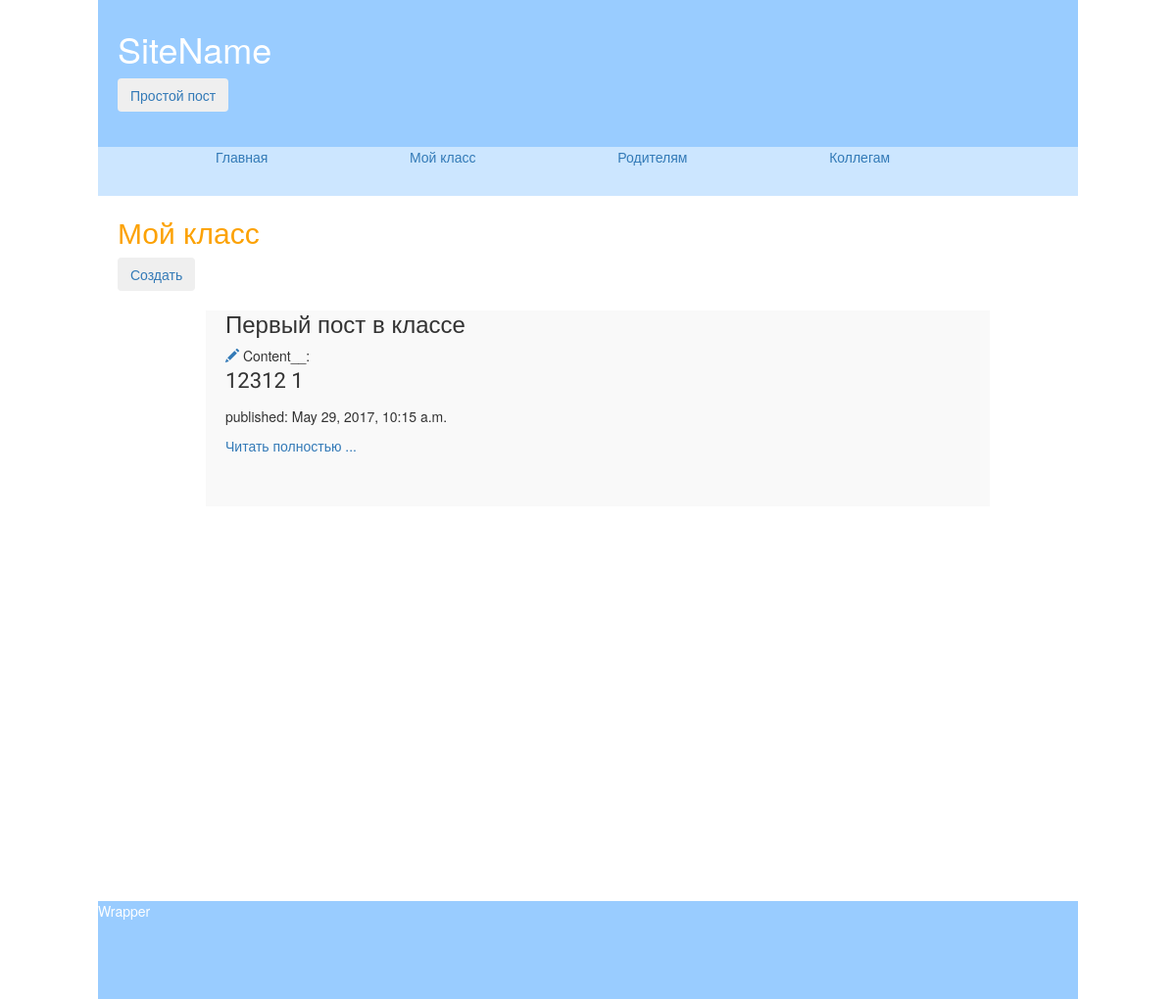
/wall/class/, run on an earlier commit of the app's database.
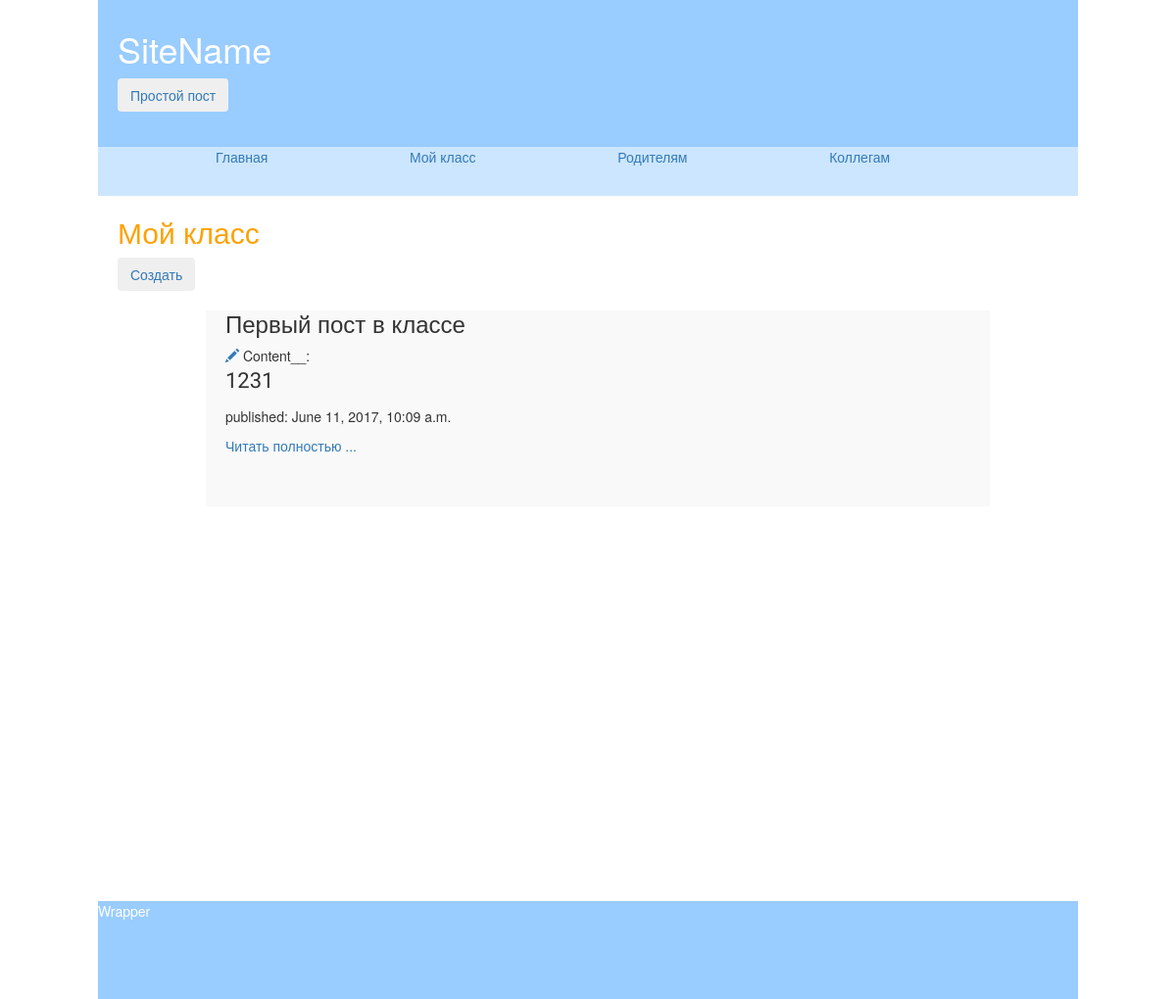
And on a later commit of the database.
### wall/models.py (models this page shows, shortened)
class Classes(models.Model):
    caption = models.CharField(max_length=100)
    content = models.CharField(max_length=2000)
    pub_date = models.DateTimeField('date published')

### wall/views.py (the view)
def classes(request):
    post = Classes.objects.order_by('-pub_date')
    return render(request, 'wall/class.html', {'posts': post})

### wall/templates/wall/class.html
{% extends 'wall/base.html' %}
    {% block content %}
                <h2>  Мой класс </h2>
        <a href="{% url 'new_postClass' %}" class="top-menu"><button type="button" class="btn btn-secondary"> Создать </button></a>
        {% for post in posts %}
        <div class="post_full">
            <h3 class="caption_post"> {{post.caption}} </h3>
            <a href="/wall/post/edit/2/{{post.id}}" class="glyphicon glyphicon-pencil">  </a>
            Content__:  <p class="post_text">  {{post.content|truncatewords:80|safe }}
            </p>
            <p> published: {{post.pub_date}} </p>
            <a href="/wall/post/2/{{post.id}}" class="link_read">Читать полностью ... </a>
        </div>
        {% endfor %}
    {% endblock %}

What changed in the data, as far as the page shows it:
changed Classes "Первый пост в классе": content "12312 1" → "1231"; pub_date "May 29, 2017, 10:15 a.m." → "June 11, 2017, 10:09 a.m."
